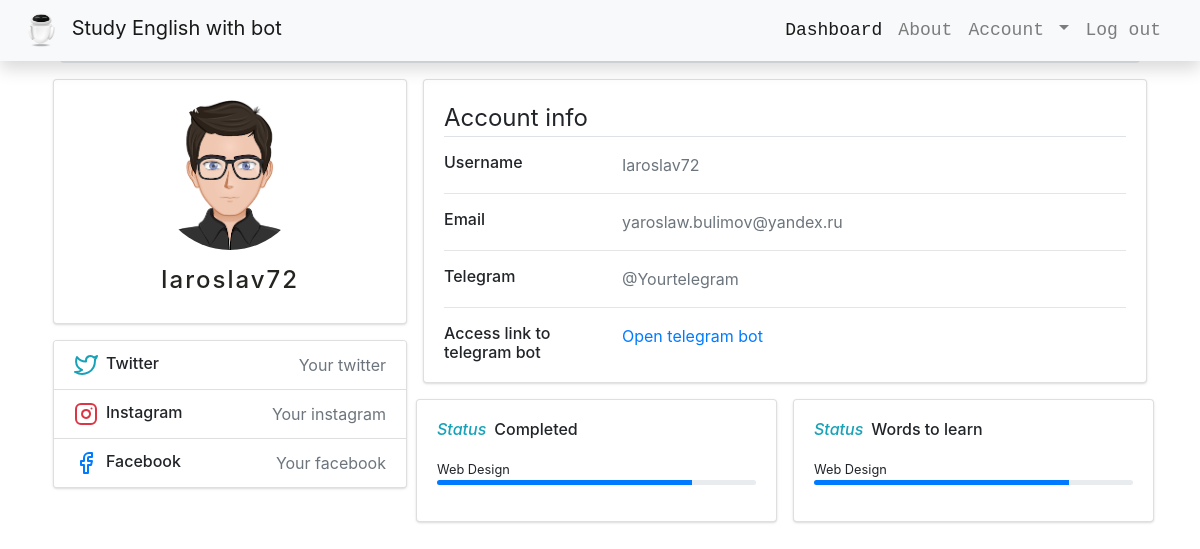
Page /account (signed in) on the earlier database version.
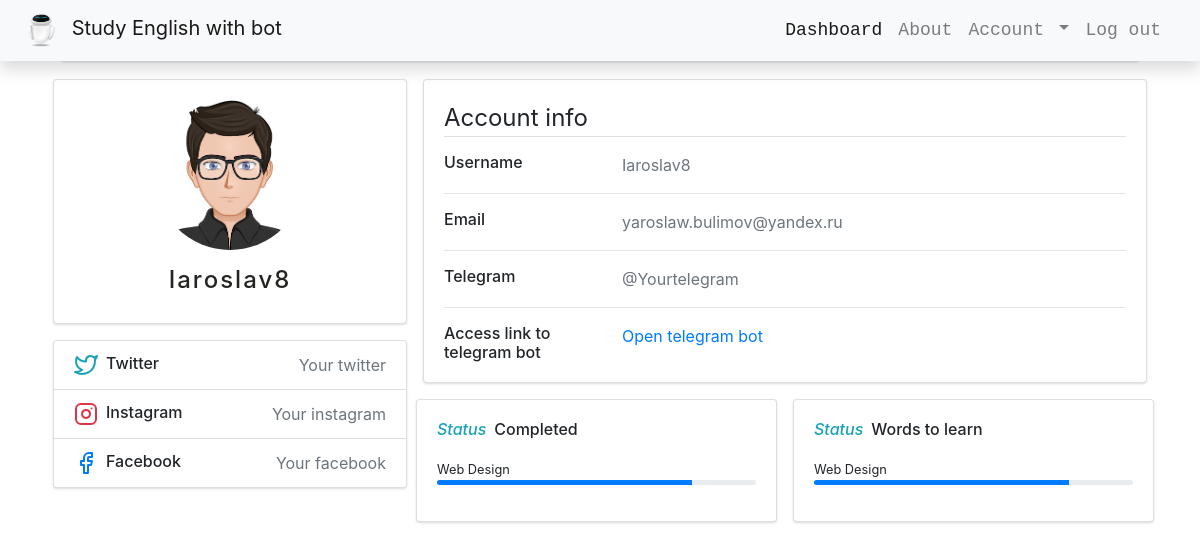
Same page on the later database version.
### app/models.py (models this page shows, shortened)
class User(db.Model, UserMixin):
    id = db.Column(db.Integer, primary_key=True)
    name = db.Column(db.String(20), unique=True, nullable=False)
    email = db.Column(db.String(60), unique=True, nullable=False)
    img_file = db.Column(db.String(20), nullable=False, default="static/default.png")
    password = db.Column(db.String(60), nullable=False)
    access_link = db.Column(db.String(70), nullable=False)
    new_user_words = db.relationship("NewWords", backref="person", lazy=True)
    user_chat = db.relationship("TbotChatId", uselist=False, lazy=True, backref="user")
    instagram = db.Column(db.String(30), nullable=False, default="Your instagram")
    facebook = db.Column(db.String(30), nullable=False, default="Your facebook")
    twitter = db.Column(db.String(30), nullable=False, default="Your twitter")
    telegram_info = db.Column(db.String(30), nullable=False, default="@Yourtelegram")

### app/users/routes.py (the view)
@users.route("/account", methods=["GET", "POST"])
@login_required
def account():
    image_file = current_user.img_file
    access_to_telebot = current_user.access_link
    return render_template(
        "account.html",
        title="Account",
        image_file=image_file,
        access_to_telebot=access_to_telebot,
        )

### app/models.py (called while the page is built)
@login_manager.user_loader
def load_user(user_id):
    return User.query.get(int(user_id))

### app/templates/account.html (shortened to what this page needs)
<!DOCTYPE html>
<html lang="en">
  {% block bot %}
  <head>
  </head>
  {% endblock bot %}
  <body>
    <link
      rel="stylesheet"
      href="{{ url_for('static', filename='main.css') }}"
    />
    <link
      rel="stylesheet"
      href="https://stackpath.bootstrapcdn.com/bootstrap/4.5.2/css/bootstrap.min.css"
    />
    <nav class="navbar navbar-expand-lg navbar-light bg-light fixed-top mb-5 shadow" style="background: transparent;">
      <a class="navbar-brand" id="brand" href="users.main">
        <img src="{{ url_for('static', filename='bot.png') }}"width="50" height="35" class="d-inline-block align-top" alt="">
        Study English with bot
      </a>
        <div class="container">
          <div class="collapse navbar-collapse" id="navbarResponsive">
            <ul class="navbar-nav ml-auto">
              <li class="nav-item active">
                <a class="nav-link" href="{{ url_for('users.dashboard') }}">Dashboard
                    </a>
              </li>
              <li class="nav-item">
                <a class="nav-link" href="#">About</a>
              </li>
              <li class="nav-item">
                {% if current_user.is_authenticated %}
                <li class="nav-item dropdown">
                  <a class="nav-link dropdown-toggle" href="{{ url_for('users.account') }}" id="navbarDropdown" role="button" data-toggle="dropdown" aria-haspopup="true" aria-expanded="false">
                    Account
                  </a>
                </li>
                {% else %}
                  <a class="nav-link" href="{{ url_for('users.login') }}">Log in</a>
                {% endif %}
              </li>
              <li class="nav-item">
                {% if current_user.is_authenticated %}
                  <a class="nav-link" href="{{ url_for('users.logout') }}">Log out</a>
                {% else %}
                <a class="nav-link" href="{{ url_for('users.signup') }}">Sign up</a>
                {% endif %}
              </li>
            </ul>
          </div>
        </div>
      </nav>
    <div class="container">
        <div class="main-body">
              <nav aria-label="breadcrumb" class="main-breadcrumb">
                <ol class="breadcrumb">
                  <li class="breadcrumb-item"><a href="index.html">Home</a></li>
                  <li class="breadcrumb-item"><a href="javascript:void(0)">User</a></li>
                  <li class="breadcrumb-item active" aria-current="page">User Profile</li>
                </ol>
              </nav>
              <div class="row gutters-sm">
                <div class="col-md-4 mb-3">
                  <div class="card">
                    <div class="card-body">
                      <div class="d-flex flex-column align-items-center text-center">
                        <img src="{{ image_file }}" alt="Admin" class="rounded-circle" width="150">
                        <div class="mt-3">
                          <h4> {{ current_user.name }}</h4>
                        </div>
                      </div>
                    </div>
                  </div>
                  <div class="card mt-3">
                    <ul class="list-group list-group-flush">
                      <li class="list-group-item d-flex justify-content-between align-items-center flex-wrap">
                        <h6 class="mb-0">Twitter</h6>
                        <span class="text-secondary">{{ current_user.twitter }}</span>
                      </li>
                      <li class="list-group-item d-flex justify-content-between align-items-center flex-wrap">
                        <h6 class="mb-0">Instagram</h6>
                        <span class="text-secondary">{{ current_user.instagram }}</span>
                      </li>
                      <li class="list-group-item d-flex justify-content-between align-items-center flex-wrap">
                        <h6 class="mb-0">Facebook</h6>
                        <span class="text-secondary">{{ current_user.facebook }}</span>
                      </li>
                    </ul>
                  </div>
                </div>
                <div class="col-md-8">
                  <div class="card mb-3">
                    <div class="card-body">
                      <legend class="border-bottom mb-3">Account info</legend>
                      <div class="row">
                        <div class="col-sm-3">
                          <h6 class="mb-0">Username</h6>
                        </div>
                        <div class="col-sm-9 text-secondary">
                          {{ current_user.name }}
                        </div>
                      </div>
                      <hr>
                      <div class="row">
                        <div class="col-sm-3">
                          <h6 class="mb-0">Email</h6>
                        </div>
                        <div class="col-sm-9 text-secondary">
                          {{ current_user.email }}
                        </div>
                      </div>
                      <hr>
                      <div class="row">
                        <div class="col-sm-3">
                          <h6 class="mb-0">Telegram</h6>
                        </div>
                        <div class="col-sm-9 text-secondary">
                          {{ current_user.telegram_info }}
                        </div>
                      </div>
                      <hr>
                      <div class="row">
                        <div class="col-sm-3">
                          <h6 class="mb-0">Access link to telegram bot</h6>
                        </div>
                        <div class="col-sm-9 text-secondary">
                          <a href="https://t.me/study_eng_with_bot?start={{ current_user.access_link }}">Open telegram bot</a>
                        </div>
                      </div>
                    </div>
                  </div>
                  <div class="row gutters-sm">
                    <div class="col-sm-6 mb-3">
                      <div class="card h-100">
                        <div class="card-body">
                          <h6 class="d-flex align-items-center mb-3"><i class="material-icons text-info mr-2">Status</i>Completed</h6>
                          <small>Web Design</small>
                          <div class="progress mb-3" style="height: 5px">
                            <div class="progress-bar bg-primary" role="progressbar" style="width: 80%" aria-valuenow="80" aria-valuemin="0" aria-valuemax="100"></div>
                          </div>
                        </div>
                      </div>
                    </div>
                    <div class="col-sm-6 mb-3">
                      <div class="card h-100">
                        <div class="card-body">
                          <h6 class="d-flex align-items-center mb-3"><i class="material-icons text-info mr-2">Status</i>Words to learn</h6>
                          <small>Web Design</small>
                          <div class="progress mb-3" style="height: 5px">
                            <div class="progress-bar bg-primary" role="progressbar" style="width: 80%" aria-valuenow="80" aria-valuemin="0" aria-valuemax="100"></div>
                          </div>
                        </div>
                      </div>
                    </div>
                  </div>
                </div>
              </div>
            </div>
        </div>
  </body>
</html>

### app/static/main.css (style rules this page uses)
html, body { background: url('https://images.unsplash.com/photo-1530543787849-128d94430c6b?ixlib=rb-1.2.1&ixid=eyJhcHBfaWQiOjEyMDd9&auto=format&fit=crop&w=1500&q=80/1920x1080') no-repeat center center fixed; -webkit-background-size: cover; -moz-background-size: cover; background-size: cover; -o-background-size: cover; }
h4 { letter-spacing: 2px; color: rgb(36, 36, 33); }
nav .navbar-nav li a { color: rgb(197, 200, 202); font-size: large; font-family: 'Courier New', Courier, monospace; }
body { margin-top:20px; color: #1a202c; text-align: left; }
.main-body { padding: 15px; }
.card { box-shadow: 0 1px 3px 0 rgba(0,0,0,.1), 0 1px 2px 0 rgba(0,0,0,.06); }
.card { position: relative; display: flex; flex-direction: column; min-width: 0; word-wrap: break-word; background-color: #fff; background-clip: border-box; border: 0 solid rgba(0,0,0,.125); border-radius: .25rem; }
.card-body { flex: 1 1 auto; padding: 1rem; }
.gutters-sm { margin-right: -8px; margin-left: -8px; }
.gutters-sm>.col, .gutters-sm>[class*=col-] { padding-right: 8px; padding-left: 8px; }
.mb-3, .my-3 { margin-bottom: 1rem!important; }
.h-100 { height: 100%!important; }

Differences in the rows shown:
changed User "Your twitter": name "Iaroslav72" → "Iaroslav8"
